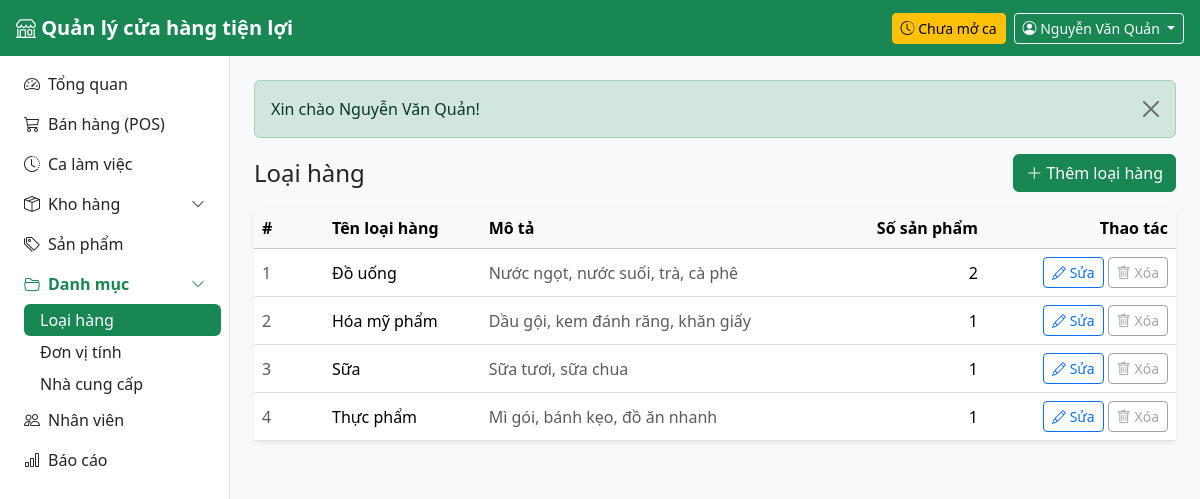
The app's page /public/categories (signed in) with its own data.
### tables this page shows
CREATE TABLE users (
    id            INT UNSIGNED AUTO_INCREMENT PRIMARY KEY,
    store_id      INT UNSIGNED NOT NULL,
    role_id       TINYINT UNSIGNED NOT NULL,
    username      VARCHAR(50) NOT NULL UNIQUE,
    password_hash VARCHAR(255) NOT NULL,
    full_name     VARCHAR(100) NOT NULL,
    phone         VARCHAR(20),
    email         VARCHAR(100),
    is_active     TINYINT(1) NOT NULL DEFAULT 1,
    last_login_at DATETIME NULL,
    created_at    DATETIME NOT NULL DEFAULT CURRENT_TIMESTAMP,
    CONSTRAINT fk_users_store FOREIGN KEY (store_id) REFERENCES stores(id),
    CONSTRAINT fk_users_role  FOREIGN KEY (role_id)  REFERENCES roles(id)
);

CREATE TABLE categories (
    id          INT UNSIGNED AUTO_INCREMENT PRIMARY KEY,
    name        VARCHAR(100) NOT NULL UNIQUE,
    description VARCHAR(255)
);

### app/Core/Controller.php (called while the page is built, shortened)
<?php
abstract class Controller
{
    protected function view(string $view, array $data = [], ?string $layout = 'layouts/main'): void
    {
        View::render($view, $data, $layout);
    }
}

### app/Controllers/CategoryController.php (called while the page is built, shortened)
<?php
class CategoryController extends Controller
{
    private Category $categories;
    public function __construct()
    {
        $this->categories = new Category();
    }
    public function index(): void
    {
        $this->view('categories/index', [
            'title'      => 'Loại hàng',
            'categories' => $this->categories->withProductCount(),
        ]);
    }
}

### public/index.php (called while the page is built, shortened)
<?php
spl_autoload_register(function (string $class): void {
    if (str_starts_with($class, 'App\\')) {
        $file = BASE_DIR . '/app/' . str_replace('\\', '/', substr($class, 4)) . '.php';
    }
});
require BASE_DIR . '/app/helpers.php';
$config = require BASE_DIR . '/config/config.php';
$router = new Router();
try {
    $router->dispatch($_SERVER['REQUEST_METHOD'], $_SERVER['REQUEST_URI']);
} catch (PDOException $e) {
    http_response_code(500);
    echo $config['app']['debug']
        ? '<h3>Lỗi CSDL</h3><pre>' . e($e->getMessage()) . '</pre><p>Kiểm tra config/config.php và đã import database/schema.sql + seed.sql chưa.</p>'
        : 'Hệ thống đang gặp sự cố, vui lòng thử lại sau.';
}

### app/Core/App.php (called while the page is built, shortened)
<?php
class App
{
    private static array $config = [];
    private static string $basePath = '';
    public static function boot(array $config): void
    {
        self::$config = $config;
        self::$basePath = rtrim(str_replace('\\', '/', dirname($_SERVER['SCRIPT_NAME'])), '/');
    }
    public static function config(string $key): mixed
    {
        $value = self::$config;
        foreach (explode('.', $key) as $part) {
            $value = $value[$part] ?? null;
        }
        return $value;
    }
    public static function basePath(): string
    {
        return self::$basePath;
    }
}

### app/helpers.php (called while the page is built, shortened)
<?php
function e(mixed $value): string
{
    return htmlspecialchars((string) $value, ENT_QUOTES, 'UTF-8');
}
function url(string $path = '/'): string
{
    return App::basePath() . '/' . ltrim($path, '/');
}
function asset(string $path): string
{
    return url('assets/' . ltrim($path, '/'));
}
function active(string $prefix): string
{
    $path = '/' . trim(substr(parse_url($_SERVER['REQUEST_URI'], PHP_URL_PATH), strlen(App::basePath())), '/');
    $match = $prefix === '/' ? $path === '/' : str_starts_with($path, $prefix);
    return $match ? 'active' : '';
}

### app/Models/Category.php (called while the page is built, shortened)
<?php
class Category extends Model
{
    public function withProductCount(): array
    {
        return $this->db->query(
            'SELECT c.id, c.name, c.description, COUNT(p.id) AS product_count
               FROM categories c LEFT JOIN products p ON p.category_id = c.id
              GROUP BY c.id, c.name, c.description
              ORDER BY c.name'
        )->fetchAll();
    }
}

### app/Core/Auth.php (called while the page is built, shortened)
<?php
class Auth
{
    private static ?array $current = null;
    private static bool $loaded = false;
    private static bool $revoked = false;
    public static function user(): ?array
    {
        if (self::$loaded) {
            return self::$current;
        }
        self::$loaded = true;
        $session = Session::get('user');
        $fresh = (new User())->findActiveForSession((int) $session['id']);
        return self::$current = $fresh;
    }
    public static function check(): bool
    {
        return self::user() !== null;
    }
    public static function hasRole(string ...$roles): bool
    {
        return in_array(self::user()['role'] ?? null, $roles, true);
    }
    public static function requireLogin(): void
    {
        if (!self::check()) {
            if (!self::$revoked) {
                Session::flash('warning', 'Vui lòng đăng nhập để tiếp tục.');
            }
            redirect('/login');
        }
    }
}

### app/Core/Model.php (called while the page is built, shortened)
<?php
abstract class Model
{
    public function __construct()
    {
        $this->db = Database::connection();
    }
}

### app/Core/Database.php (called while the page is built, shortened)
<?php
class Database
{
    private static ?PDO $pdo = null;
    public static function connection(): PDO
    {
        if (self::$pdo === null) {
            $c = App::config('db');
            $dsn = "mysql:host={$c['host']};port={$c['port']};dbname={$c['database']};charset={$c['charset']}";
            self::$pdo = new PDO($dsn, $c['username'], $c['password'], [
                PDO::ATTR_ERRMODE            => PDO::ERRMODE_EXCEPTION,
                PDO::ATTR_DEFAULT_FETCH_MODE => PDO::FETCH_ASSOC,
                PDO::ATTR_EMULATE_PREPARES   => false,
            ]);
        }
        return self::$pdo;
    }
}

### app/Models/User.php (called while the page is built, shortened)
<?php
class User extends Model
{
    public function findActiveForSession(int $id): ?array
    {
        $stmt = $this->db->prepare(
            'SELECT u.id, u.username, u.full_name, u.store_id, r.code AS role, r.name AS role_name
               FROM users u JOIN roles r ON r.id = u.role_id
              WHERE u.id = ? AND u.is_active = 1'
        );
        $stmt->execute([$id]);
        $row = $stmt->fetch();
        $row['id'] = (int) $row['id'];
        $row['store_id'] = (int) $row['store_id'];
        return $row;
    }
}

### app/Core/Session.php (called while the page is built, shortened)
<?php
class Session
{
    public static function get(string $key, mixed $default = null): mixed
    {
        return $_SESSION[$key] ?? $default;
    }
    public static function pullFlash(): array
    {
        $messages = $_SESSION['_flash'] ?? [];
        return $messages;
    }
}

### app/Models/Shift.php (called while the page is built, shortened)
<?php
class Shift extends Model
{
    public function findOpenByUser(int $userId): ?array
    {
        $stmt = $this->db->prepare(
            "SELECT *, TIMESTAMPDIFF(MINUTE, opened_at, NOW()) AS minutes_open
               FROM shifts WHERE user_id = ? AND status = 'open' ORDER BY id DESC LIMIT 1"
        );
        $stmt->execute([$userId]);
        return $stmt->fetch() ?: null;
    }
}

### app/Views/categories/index.php (the view, shortened to what this page needs)
<div class="d-flex flex-wrap justify-content-between align-items-center gap-2 mb-3">
    <h1 class="h4 mb-0">Loại hàng</h1>
    <a href="<?= url('/categories/create') ?>" class="btn btn-success">
        <i class="bi bi-plus-lg"></i> Thêm loại hàng
    </a>
</div>
<div class="card border-0 shadow-sm">
    <div class="table-responsive">
        <table class="table table-hover align-middle mb-0">
            <thead class="table-light">
                <tr>
                    <th style="width: 70px">#</th>
                    <th>Tên loại hàng</th>
                    <th>Mô tả</th>
                    <th class="text-end">Số sản phẩm</th>
                    <th class="text-end" style="width: 190px">Thao tác</th>
                </tr>
            </thead>
            <tbody>
            <?php foreach ($categories as $i => $category): ?>
                <tr>
                    <td class="text-muted"><?= $i + 1 ?></td>
                    <td class="fw-medium"><?= e($category['name']) ?></td>
                    <td class="text-muted"><?= e($category['description']) ?></td>
                    <td class="text-end"><?= e($category['product_count']) ?></td>
                    <td class="text-end text-nowrap">
                        <a href="<?= url("/categories/{$category['id']}/edit") ?>" class="btn btn-sm btn-outline-primary">
                            <i class="bi bi-pencil"></i> Sửa
                        </a>
                        <?php if ((int) $category['product_count'] > 0): ?>
                            <button class="btn btn-sm btn-outline-secondary" disabled
                                    title="Đang có sản phẩm thuộc loại này nên không thể xóa">
                                <i class="bi bi-trash"></i> Xóa
                            </button>
                        <?php endif; ?>
                    </td>
                </tr>
            <?php endforeach; ?>
            </tbody>
        </table>
    </div>
</div>

### app/Core/Router.php (shortened to what this page needs)
<?php
class Router
{
    private array $routes = [];
    private function add(string $method, string $path, array $action, ?array $roles): void
    {
        $this->routes[] = compact('method', 'pattern', 'action', 'roles');
    }
    public function dispatch(string $method, string $uri): void
    {
        $path = parse_url($uri, PHP_URL_PATH) ?? '/';
        $base = App::basePath();
        if ($base !== '' && str_starts_with($path, $base)) {
            $path = substr($path, strlen($base));
        }
        $path = '/' . trim(preg_replace('#^/index\.php#', '', $path), '/');
        foreach ($this->routes as $route) {
            if ($route['method'] !== $method || !preg_match($route['pattern'], $path, $m)) {
                continue;
            }
            if ($route['roles'] !== null) {
                Auth::requireLogin();
            }
            [$class, $fn] = $route['action'];
            $params = array_filter($m, 'is_string', ARRAY_FILTER_USE_KEY);
            (new $class())->$fn(...$params);
            return;
        }
    }
}

### app/Views/layouts/main.php (shortened to what this page needs)
<?php
$user = Auth::user();
$menu = [
    ['/',          'speedometer2', 'Tổng quan',     ['admin', 'cashier', 'warehouse']],
    ['/pos',       'cart3',        'Bán hàng (POS)', ['admin', 'cashier']],
    ['/shifts',    'clock-history', 'Ca làm việc',   ['admin', 'cashier']],
    ['#warehouse', 'box-seam',     'Kho hàng',       ['admin', 'warehouse'], [
        ['/inventory', 'Tồn kho'],
        ['/receipts',  'Phiếu nhập'],
    ]],
    ['/products',  'tags',         'Sản phẩm',       ['admin']],
    ['#catalog',   'folder2-open', 'Danh mục',       ['admin'], [
        ['/categories', 'Loại hàng'],
        ['/units',      'Đơn vị tính'],
        ['/suppliers',  'Nhà cung cấp'],
    ]],
    ['/users',     'people',       'Nhân viên',      ['admin']],
    ['/reports',   'bar-chart',    'Báo cáo',        ['admin']],
];
?>
<!doctype html>
<html lang="vi">
<head>
    <link rel="stylesheet" href="https://cdn.jsdelivr.net/npm/bootstrap@5.3.3/dist/css/bootstrap.min.css">
    <link rel="stylesheet" href="https://cdn.jsdelivr.net/npm/bootstrap-icons@1.11.3/font/bootstrap-icons.min.css">
    <link rel="stylesheet" href="<?= asset('css/app.css') ?>">
</head>
<body class="bg-body-tertiary">
<nav class="navbar navbar-dark bg-success sticky-top px-3">
    <a class="navbar-brand fw-semibold me-auto" href="<?= url('/') ?>">
        <i class="bi bi-shop"></i> <?= e(App::config('app.name')) ?>
    </a>
    <?php if (Auth::hasRole('admin', 'cashier')): ?>
        <?php $myShift = (new Shift())->findOpenByUser((int) $user['id']); ?>
        <a href="<?= url('/shifts') ?>" class="btn btn-sm me-2 <?= $myShift ? 'btn-light text-success' : 'btn-warning' ?>">
            <i class="bi bi-clock-history"></i>
            <?= $myShift ? 'Ca mở từ ' . e(date('H:i', strtotime($myShift['opened_at']))) : 'Chưa mở ca' ?>
        </a>
    <?php endif; ?>
    <div class="dropdown">
        <button class="btn btn-outline-light btn-sm dropdown-toggle" data-bs-toggle="dropdown">
            <i class="bi bi-person-circle"></i>
            <span class="d-none d-sm-inline"><?= e($user['full_name']) ?></span>
        </button>
    </div>
</nav>
<div class="d-flex">
    <aside class="offcanvas-lg offcanvas-start sidebar bg-white border-end" id="sidebar" tabindex="-1">
        <nav class="nav nav-pills flex-column p-2">
            <?php foreach ($menu as $i => $item): ?>
                <?php
                [$href, $icon, $label, $roles] = $item;
                $children = $item[4] ?? [];
                ?>
                <?php if ($children): ?>
                    <?php $open = array_filter($children, fn($c) => active($c[0]) !== ''); ?>
                    <a class="nav-link d-flex justify-content-between align-items-center <?= $open ? 'fw-semibold text-success' : '' ?>"
                       data-bs-toggle="collapse" href="#menu-group-<?= $i ?>" role="button"
                       aria-expanded="<?= $open ? 'true' : 'false' ?>" aria-controls="menu-group-<?= $i ?>">
                        <span><i class="bi bi-<?= $icon ?> me-2"></i><?= e($label) ?></span>
                        <i class="bi bi-chevron-down small"></i>
                    </a>
                    <div class="collapse <?= $open ? 'show' : '' ?>" id="menu-group-<?= $i ?>">
                        <div class="nav flex-column ms-3">
                            <?php foreach ($children as [$childHref, $childLabel]): ?>
                                <a class="nav-link py-1 <?= active($childHref) ?>" href="<?= url($childHref) ?>">
                                    <?= e($childLabel) ?>
                                </a>
                            <?php endforeach; ?>
                        </div>
                    </div>
                <?php else: ?>
                    <a class="nav-link <?= active($href) ?>" href="<?= url($href) ?>">
                        <i class="bi bi-<?= $icon ?> me-2"></i><?= e($label) ?>
                    </a>
                <?php endif; ?>
            <?php endforeach; ?>
        </nav>
    </aside>
    <main class="flex-grow-1 p-3 p-md-4 min-vw-0">
        <?php foreach (Session::pullFlash() as $f): ?>
            <div class="alert alert-<?= e($f['type']) ?> alert-dismissible fade show">
                <?= e($f['message']) ?>
                <button type="button" class="btn-close" data-bs-dismiss="alert"></button>
            </div>
        <?php endforeach; ?>
        <?= $content ?>
    </main>
</div>
</body>
</html>

### public/assets/css/app.css (style rules this page uses)
.sidebar { width: 230px; }
@media (min-width: 992px) { .sidebar { min-height: calc(100vh - 56px); position: sticky; top: 56px; align-self: flex-start; } }
.sidebar .nav-link { color: var(--bs-body-color); }
.sidebar .nav-link.active { background-color: var(--bs-success); color: #fff; }
.min-vw-0 { min-width: 0; }

### records on screen
users: full_name "Nguyễn Văn Quản"
categories: name "Đồ uống", description "Nước ngọt, nước suối, trà, cà phê", product_count "2"
categories: name "Hóa mỹ phẩm", description "Dầu gội, kem đánh răng, khăn giấy", product_count "1"
categories: name "Sữa", description "Sữa tươi, sữa chua", product_count "1"
categories: name "Thực phẩm", description "Mì gói, bánh kẹo, đồ ăn nhanh", product_count "1"

### other values on screen
$label "Tổng quan"
$label "Bán hàng (POS)"
$label "Ca làm việc"
$label "Kho hàng"
$label "Sản phẩm"
$label "Danh mục"
$childLabel "Loại hàng"
$childLabel "Đơn vị tính"
$childLabel "Nhà cung cấp"
$label "Nhân viên"
$label "Báo cáo"
$f['message'] "Xin chào Nguyễn Văn Quản!"
